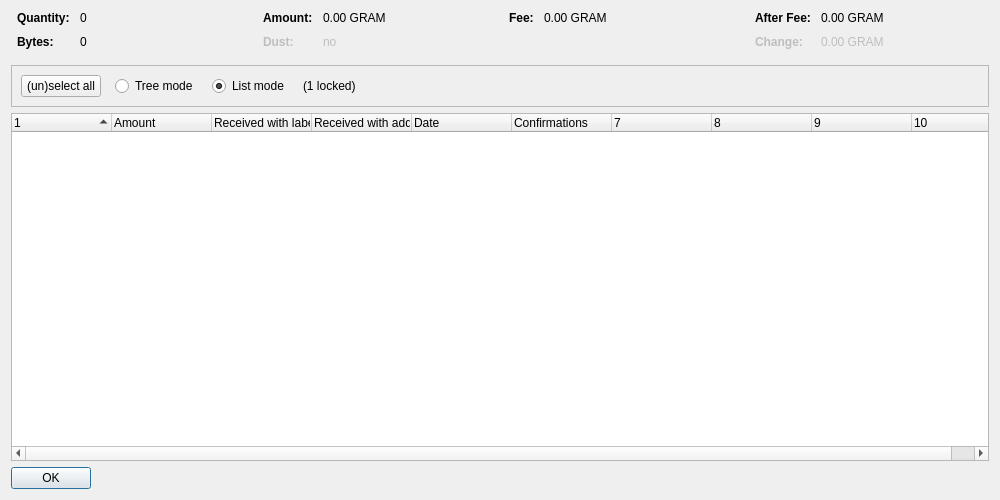
<?xml version="1.0" encoding="UTF-8"?>
<ui version="4.0">
 <class>CoinControlDialog</class>
 <widget class="QDialog" name="CoinControlDialog">
  <property name="geometry">
   <rect>
    <x>0</x>
    <y>0</y>
    <width>1000</width>
    <height>500</height>
   </rect>
  </property>
  <property name="windowTitle">
   <string>Coin Selection</string>
  </property>
  <layout class="QVBoxLayout" name="verticalLayout">
   <item>
    <layout class="QHBoxLayout" name="horizontalLayoutTop" stretch="0,0,0,0">
     <property name="topMargin">
      <number>0</number>
     </property>
     <property name="bottomMargin">
      <number>10</number>
     </property>
     <item>
      <layout class="QFormLayout" name="formLayoutCoinControl1">
       <property name="horizontalSpacing">
        <number>10</number>
       </property>
       <property name="verticalSpacing">
        <number>10</number>
       </property>
       <property name="leftMargin">
        <number>6</number>
       </property>
       <property name="rightMargin">
        <number>6</number>
       </property>
       <item row="0" column="0">
        <widget class="QLabel" name="labelCoinControlQuantityText">
         <property name="font">
          <font>
           <weight>75</weight>
           <bold>true</bold>
          </font>
         </property>
         <property name="text">
          <string>Quantity:</string>
         </property>
        </widget>
       </item>
       <item row="0" column="1">
        <widget class="QLabel" name="labelCoinControlQuantity">
         <property name="cursor">
          <cursorShape>IBeamCursor</cursorShape>
         </property>
         <property name="contextMenuPolicy">
          <enum>Qt::ActionsContextMenu</enum>
         </property>
         <property name="text">
          <string notr="true">0</string>
         </property>
         <property name="textInteractionFlags">
          <set>Qt::LinksAccessibleByMouse|Qt::TextSelectableByKeyboard|Qt::TextSelectableByMouse</set>
         </property>
        </widget>
       </item>
       <item row="1" column="0">
        <widget class="QLabel" name="labelCoinControlBytesText">
         <property name="font">
          <font>
           <weight>75</weight>
           <bold>true</bold>
          </font>
         </property>
         <property name="text">
          <string>Bytes:</string>
         </property>
        </widget>
       </item>
       <item row="1" column="1">
        <widget class="QLabel" name="labelCoinControlBytes">
         <property name="cursor">
          <cursorShape>IBeamCursor</cursorShape>
         </property>
         <property name="contextMenuPolicy">
          <enum>Qt::ActionsContextMenu</enum>
         </property>
         <property name="text">
          <string notr="true">0</string>
         </property>
         <property name="textInteractionFlags">
          <set>Qt::LinksAccessibleByMouse|Qt::TextSelectableByKeyboard|Qt::TextSelectableByMouse</set>
         </property>
        </widget>
       </item>
      </layout>
     </item>
     <item>
      <layout class="QFormLayout" name="formLayoutCoinControl2">
       <property name="horizontalSpacing">
        <number>10</number>
       </property>
       <property name="verticalSpacing">
        <number>10</number>
       </property>
       <property name="leftMargin">
        <number>6</number>
       </property>
       <property name="rightMargin">
        <number>6</number>
       </property>
       <item row="0" column="0">
        <widget class="QLabel" name="labelCoinControlAmountText">
         <property name="font">
          <font>
           <weight>75</weight>
           <bold>true</bold>
          </font>
         </property>
         <property name="text">
          <string>Amount:</string>
         </property>
        </widget>
       </item>
       <item row="0" column="1">
        <widget class="QLabel" name="labelCoinControlAmount">
         <property name="cursor">
          <cursorShape>IBeamCursor</cursorShape>
         </property>
         <property name="contextMenuPolicy">
          <enum>Qt::ActionsContextMenu</enum>
         </property>
         <property name="text">
          <string notr="true">0.00 GRAM</string>
         </property>
         <property name="textInteractionFlags">
          <set>Qt::LinksAccessibleByMouse|Qt::TextSelectableByKeyboard|Qt::TextSelectableByMouse</set>
         </property>
        </widget>
       </item>
       <item row="1" column="0">
        <widget class="QLabel" name="labelCoinControlLowOutputText">
         <property name="enabled">
          <bool>false</bool>
         </property>
         <property name="font">
          <font>
           <weight>75</weight>
           <bold>true</bold>
          </font>
         </property>
         <property name="text">
          <string>Dust:</string>
         </property>
        </widget>
       </item>
       <item row="1" column="1">
        <widget class="QLabel" name="labelCoinControlLowOutput">
         <property name="enabled">
          <bool>false</bool>
         </property>
         <property name="cursor">
          <cursorShape>IBeamCursor</cursorShape>
         </property>
         <property name="contextMenuPolicy">
          <enum>Qt::ActionsContextMenu</enum>
         </property>
         <property name="text">
          <string notr="true">no</string>
         </property>
         <property name="textInteractionFlags">
          <set>Qt::LinksAccessibleByMouse|Qt::TextSelectableByKeyboard|Qt::TextSelectableByMouse</set>
         </property>
        </widget>
       </item>
      </layout>
     </item>
     <item>
      <layout class="QFormLayout" name="formLayoutCoinControl3">
       <property name="horizontalSpacing">
        <number>10</number>
       </property>
       <property name="verticalSpacing">
        <number>10</number>
       </property>
       <property name="leftMargin">
        <number>6</number>
       </property>
       <property name="rightMargin">
        <number>6</number>
       </property>
       <item row="0" column="0">
        <widget class="QLabel" name="labelCoinControlFeeText">
         <property name="font">
          <font>
           <weight>75</weight>
           <bold>true</bold>
          </font>
         </property>
         <property name="text">
          <string>Fee:</string>
         </property>
        </widget>
       </item>
       <item row="0" column="1">
        <widget class="QLabel" name="labelCoinControlFee">
         <property name="cursor">
          <cursorShape>IBeamCursor</cursorShape>
         </property>
         <property name="contextMenuPolicy">
          <enum>Qt::ActionsContextMenu</enum>
         </property>
         <property name="text">
          <string notr="true">0.00 GRAM</string>
         </property>
         <property name="textInteractionFlags">
          <set>Qt::LinksAccessibleByMouse|Qt::TextSelectableByKeyboard|Qt::TextSelectableByMouse</set>
         </property>
        </widget>
       </item>
      </layout>
     </item>
     <item>
      <layout class="QFormLayout" name="formLayoutCoinControl4">
       <property name="horizontalSpacing">
        <number>10</number>
       </property>
       <property name="verticalSpacing">
        <number>10</number>
       </property>
       <property name="leftMargin">
        <number>6</number>
       </property>
       <property name="rightMargin">
        <number>6</number>
       </property>
       <item row="0" column="0">
        <widget class="QLabel" name="labelCoinControlAfterFeeText">
         <property name="font">
          <font>
           <weight>75</weight>
           <bold>true</bold>
          </font>
         </property>
         <property name="text">
          <string>After Fee:</string>
         </property>
        </widget>
       </item>
       <item row="0" column="1">
        <widget class="QLabel" name="labelCoinControlAfterFee">
         <property name="cursor">
          <cursorShape>IBeamCursor</cursorShape>
         </property>
         <property name="contextMenuPolicy">
          <enum>Qt::ActionsContextMenu</enum>
         </property>
         <property name="text">
          <string notr="true">0.00 GRAM</string>
         </property>
         <property name="textInteractionFlags">
          <set>Qt::LinksAccessibleByMouse|Qt::TextSelectableByKeyboard|Qt::TextSelectableByMouse</set>
         </property>
        </widget>
       </item>
       <item row="1" column="0">
        <widget class="QLabel" name="labelCoinControlChangeText">
         <property name="enabled">
          <bool>false</bool>
         </property>
         <property name="font">
          <font>
           <weight>75</weight>
           <bold>true</bold>
          </font>
         </property>
         <property name="text">
          <string>Change:</string>
         </property>
        </widget>
       </item>
       <item row="1" column="1">
        <widget class="QLabel" name="labelCoinControlChange">
         <property name="enabled">
          <bool>false</bool>
         </property>
         <property name="cursor">
          <cursorShape>IBeamCursor</cursorShape>
         </property>
         <property name="contextMenuPolicy">
          <enum>Qt::ActionsContextMenu</enum>
         </property>
         <property name="text">
          <string notr="true">0.00 GRAM</string>
         </property>
         <property name="textInteractionFlags">
          <set>Qt::LinksAccessibleByMouse|Qt::TextSelectableByKeyboard|Qt::TextSelectableByMouse</set>
         </property>
        </widget>
       </item>
      </layout>
     </item>
    </layout>
   </item>
   <item>
    <widget class="QFrame" name="frame">
     <property name="minimumSize">
      <size>
       <width>0</width>
       <height>40</height>
      </size>
     </property>
     <property name="frameShape">
      <enum>QFrame::StyledPanel</enum>
     </property>
     <property name="frameShadow">
      <enum>QFrame::Sunken</enum>
     </property>
     <layout class="QHBoxLayout" name="horizontalLayout">
      <item>
       <layout class="QHBoxLayout" name="horizontalLayoutPanel" stretch="0,0,0,0,0">
        <property name="spacing">
         <number>14</number>
        </property>
        <item>
         <widget class="QPushButton" name="pushButtonSelectAll">
          <property name="sizePolicy">
           <sizepolicy hsizetype="Maximum" vsizetype="Fixed">
            <horstretch>0</horstretch>
            <verstretch>0</verstretch>
           </sizepolicy>
          </property>
          <property name="text">
           <string>(un)select all</string>
          </property>
          <property name="autoDefault">
           <bool>false</bool>
          </property>
         </widget>
        </item>
        <item>
         <widget class="QRadioButton" name="radioTreeMode">
          <property name="sizePolicy">
           <sizepolicy hsizetype="Maximum" vsizetype="Fixed">
            <horstretch>0</horstretch>
            <verstretch>0</verstretch>
           </sizepolicy>
          </property>
          <property name="text">
           <string>Tree mode</string>
          </property>
         </widget>
        </item>
        <item>
         <widget class="QRadioButton" name="radioListMode">
          <property name="sizePolicy">
           <sizepolicy hsizetype="Maximum" vsizetype="Fixed">
            <horstretch>0</horstretch>
            <verstretch>0</verstretch>
           </sizepolicy>
          </property>
          <property name="text">
           <string>List mode</string>
          </property>
          <property name="checked">
           <bool>true</bool>
          </property>
         </widget>
        </item>
        <item>
         <widget class="QLabel" name="labelLocked">
          <property name="text">
           <string notr="true">(1 locked)</string>
          </property>
         </widget>
        </item>
        <item>
         <spacer name="horizontalSpacer">
          <property name="orientation">
           <enum>Qt::Horizontal</enum>
          </property>
          <property name="sizeHint" stdset="0">
           <size>
            <width>40</width>
            <height>20</height>
           </size>
          </property>
         </spacer>
        </item>
       </layout>
      </item>
     </layout>
    </widget>
   </item>
   <item>
    <widget class="CoinControlTreeWidget" name="treeWidget">
     <property name="contextMenuPolicy">
      <enum>Qt::CustomContextMenu</enum>
     </property>
     <property name="sortingEnabled">
      <bool>false</bool>
     </property>
     <property name="columnCount">
      <number>10</number>
     </property>
     <attribute name="headerShowSortIndicator" stdset="0">
      <bool>true</bool>
     </attribute>
     <attribute name="headerStretchLastSection">
      <bool>false</bool>
     </attribute>
     <column>
      <property name="text">
       <string/>
      </property>
     </column>
     <column>
      <property name="text">
       <string>Amount</string>
      </property>
     </column>
     <column>
      <property name="text">
       <string>Received with label</string>
      </property>
     </column>
     <column>
      <property name="text">
       <string>Received with address</string>
      </property>
     </column>
     <column>
      <property name="text">
       <string>Date</string>
      </property>
     </column>
     <column>
      <property name="text">
       <string>Confirmations</string>
      </property>
      <property name="toolTip">
       <string>Confirmed</string>
      </property>
     </column>
     <column>
      <property name="text">
       <string/>
      </property>
     </column>
     <column>
      <property name="text">
       <string/>
      </property>
     </column>
     <column>
      <property name="text">
       <string/>
      </property>
     </column>
     <column>
      <property name="text">
       <string/>
      </property>
     </column>
    </widget>
   </item>
   <item>
    <widget class="QDialogButtonBox" name="buttonBox">
     <property name="sizePolicy">
      <sizepolicy hsizetype="Maximum" vsizetype="Fixed">
       <horstretch>0</horstretch>
       <verstretch>0</verstretch>
      </sizepolicy>
     </property>
     <property name="orientation">
      <enum>Qt::Horizontal</enum>
     </property>
     <property name="standardButtons">
      <set>QDialogButtonBox::Ok</set>
     </property>
    </widget>
   </item>
  </layout>
 </widget>
 <customwidgets>
  <customwidget>
   <class>CoinControlTreeWidget</class>
   <extends>QTreeWidget</extends>
   <header>qt/coincontroltreewidget.h</header>
  </customwidget>
 </customwidgets>
 <resources/>
 <connections/>
</ui>
